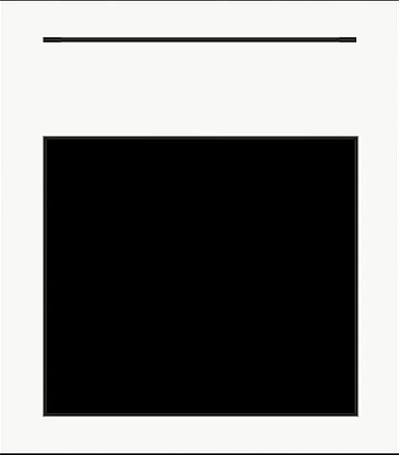
#> input picture opencv/contours1.png, 399 x 455 px
$ python '10.1轮廓查找、绘制、面积和周长、最大最小矩阵.py'
#> lines starting #> are read from the running program, lines starting #| are printed output that depends on the picture; after the words box and inside, x2 and y2 are one past the last pixel; in counts of white or black regions, pixels touching at a corner belong together
#图像轮廓指具有相同颜色(说明不用先二值化，彩色的也行)或强度的连续点的曲线

import cv2 as cv
import numpy as np

img = cv.imread('contours1.png')
#> img is the input picture: shape (455, 399, 3); mean B, G, R 124.7, 125.2, 125.2

# cv.imshow('img' , img)

gray = cv.cvtColor(img , cv.COLOR_BGR2GRAY) #将img转换成单通道的gray
ret,binary = cv.threshold(gray , 150 , 255 , cv.THRESH_BINARY)   #二值化
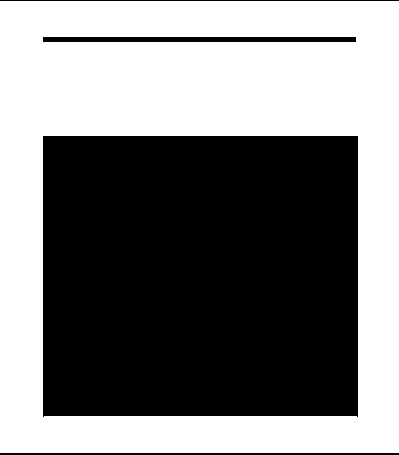
#> binary: shape (455, 399); 49.9% white; 1 white region
contours , hierarchy = cv.findContours(binary , cv.RETR_TREE , cv.CHAIN_APPROX_SIMPLE) # 轮廓查找
#> contours = 3 contours; box (x1, y1, x2, y2) and area: (0, 1, 399, 453) 179498, (42, 135, 359, 418) 88797, (42, 36, 357, 43) 1882
print(contours)
#> (printed output is left out)
cv.drawContours(img , contours , -1 , (0,0,255) , 1)#绘制轮廓
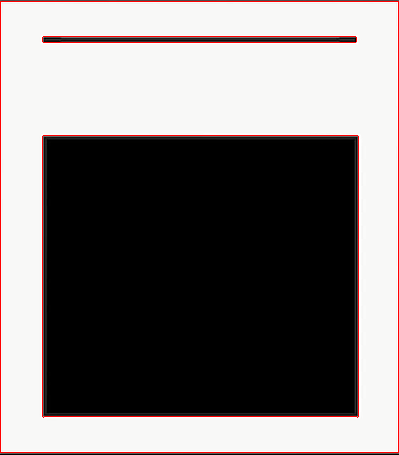
#> img: shape (455, 399, 3); 1.94% of pixels changed, all inside (x1, y1, x2, y2) = (0, 1, 399, 453)
# [7 lines of commented-out code are left out]

def drawShape(src , points):
    i=0
    while i<len(points):
        if(i == len(points)-1):
            x,y = points[i][0]
            x1,y1 = points[0][0]
            cv.line(src , (x,y) , (x1,y1) , (0,0,255) , 1)

        else:
            x, y = points[i][0]
            x1, y1 = points[i + 1][0]
            cv.line(src, (x, y), (x1, y1), (0, 0, 255), 1)
        i = i + 1


# #多边形逼近  (轮廓 ， epsilon ， 是否是闭合的轮廓)
# e = 20
# approx = cv.approxPolyDP(contours[0] , e , True)
# drawShape(img , approx)
# cv.imshow('img' , img)

#凸包 （轮廓，顺时针绘制）

#外接矩形 分为最小cv.minAreaRect(轮廓)和最大矩阵boundingRect(
img = cv.imread('hello.png')
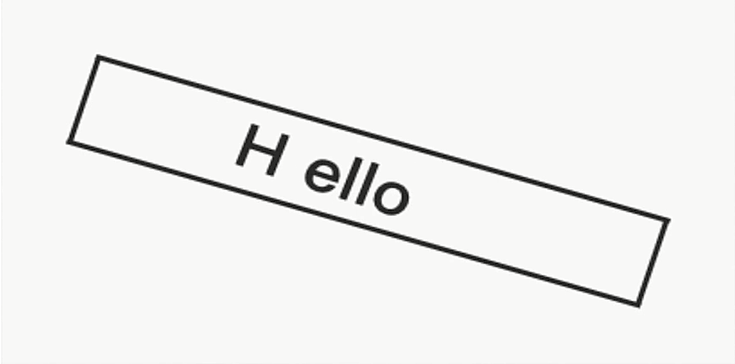
#> input picture opencv/hello.png, 735 x 364 px
#> img is the input picture: shape (364, 735, 3); mean B, G, R 239.4, 240.4, 240.4
gray = cv.cvtColor(img , cv.COLOR_BGR2GRAY) #将img转换成单通道的gray
#> gray: shape (364, 735)
ret,binary = cv.threshold(gray , 150 , 255 , cv.THRESH_BINARY)   #二值化
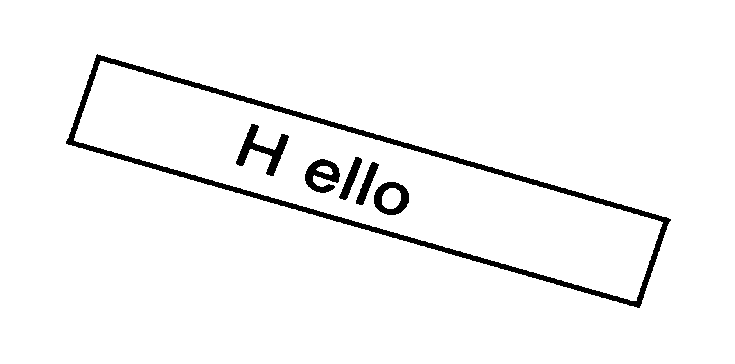
#> binary: shape (364, 735); 96.3% white; 6 black regions
contours , hierarchy = cv.findContours(binary , cv.RETR_TREE , cv.CHAIN_APPROX_SIMPLE)
#> contours = 10 contours; largest, box (x1, y1, x2, y2) and area: (0, 0, 735, 364) 266442, (65, 53, 672, 309) 57128, (74, 61, 663, 301) 48780, (373, 181, 410, 216) 968, (235, 123, 290, 177) 960
r = cv.minAreaRect(contours[1])
#> r = ((367.9, 180.8), (96.9, 604.3), -74)
box = cv.boxPoints(r)   #仅获取宽高
#> box = [[645, 310.7], [64.11, 144.1], [90.82, 50.95], [671.7, 217.5]]
box = np.int0(box)
#> box = [[644, 310], [64, 144], [90, 50], [671, 217]]
cv.drawContours(img , [box] , 0 , (0,0,255) , 12)   #根据点绘制矩形

x,y,w,h = cv.boundingRect(contours[1])
#> x = 65; y = 53; w = 607; h = 256
cv.rectangle(img , (x,y) , (x+w,y+h) , (255,0,0) , 2)
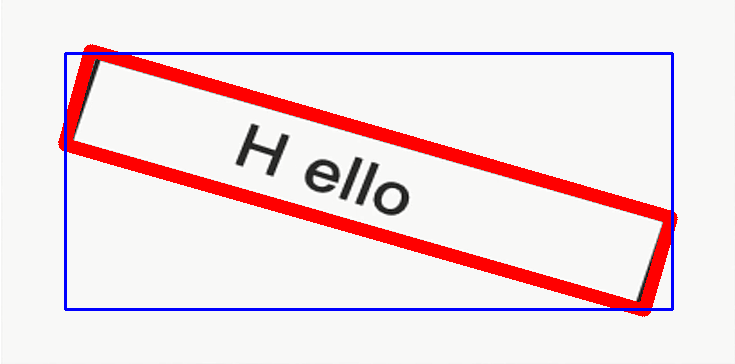
#> img: shape (364, 735, 3); mean B, G, R 227.9, 223.9, 241
cv.imshow('img',img)


cv.waitKey(0)
